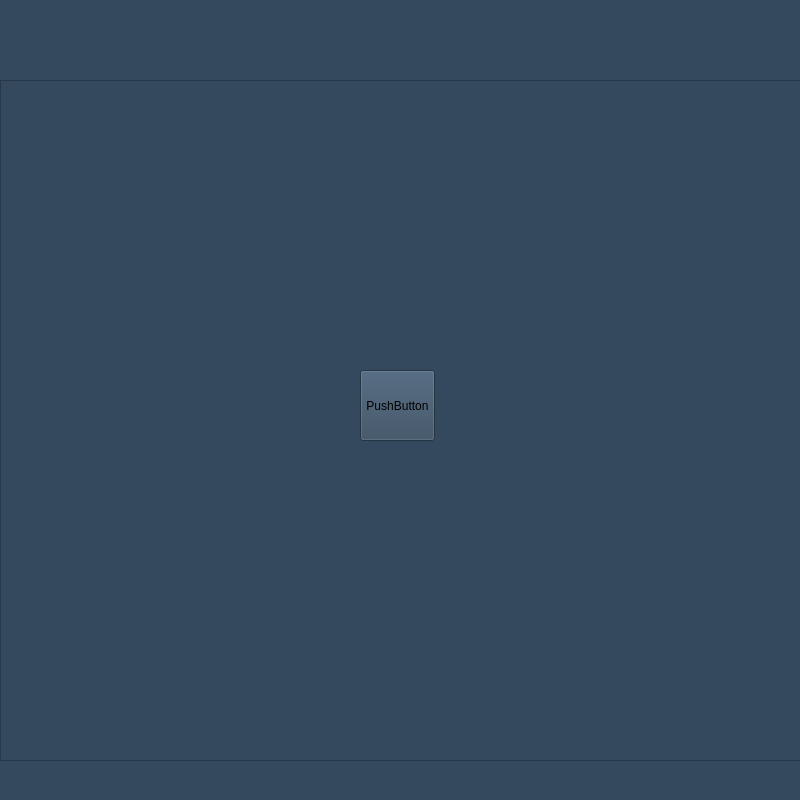
<?xml version="1.0" encoding="UTF-8"?>
<ui version="4.0">
 <class>SimulationControlWidget</class>
 <widget class="QWidget" name="SimulationControlWidget">
  <property name="geometry">
   <rect>
    <x>0</x>
    <y>0</y>
    <width>800</width>
    <height>800</height>
   </rect>
  </property>
  <property name="windowTitle">
   <string>Form</string>
  </property>
  <property name="windowOpacity">
   <double>1.000000000000000</double>
  </property>
  <property name="styleSheet">
   <string notr="true">background-color: rgb(52, 73, 94);</string>
  </property>
  <widget class="QGraphicsView" name="graphicsView">
   <property name="geometry">
    <rect>
     <x>0</x>
     <y>80</y>
     <width>801</width>
     <height>681</height>
    </rect>
   </property>
  </widget>
  <widget class="QPushButton" name="pushButton">
   <property name="geometry">
    <rect>
     <x>360</x>
     <y>370</y>
     <width>75</width>
     <height>71</height>
    </rect>
   </property>
   <property name="text">
    <string>PushButton</string>
   </property>
  </widget>
 </widget>
 <resources/>
 <connections/>
</ui>
